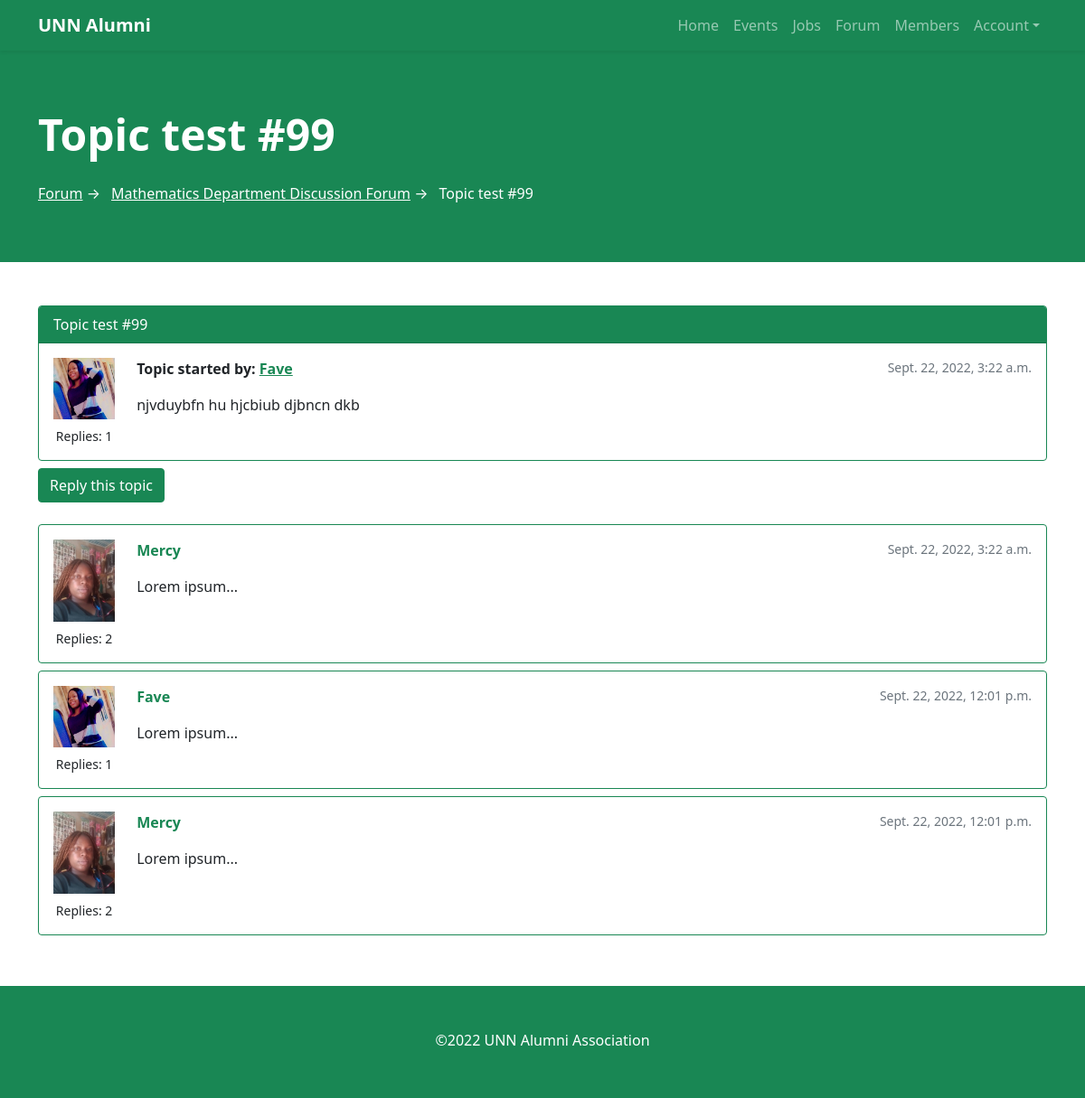
The page /forum/board/1/topics/101/ (signed in) on the database as committed earlier.
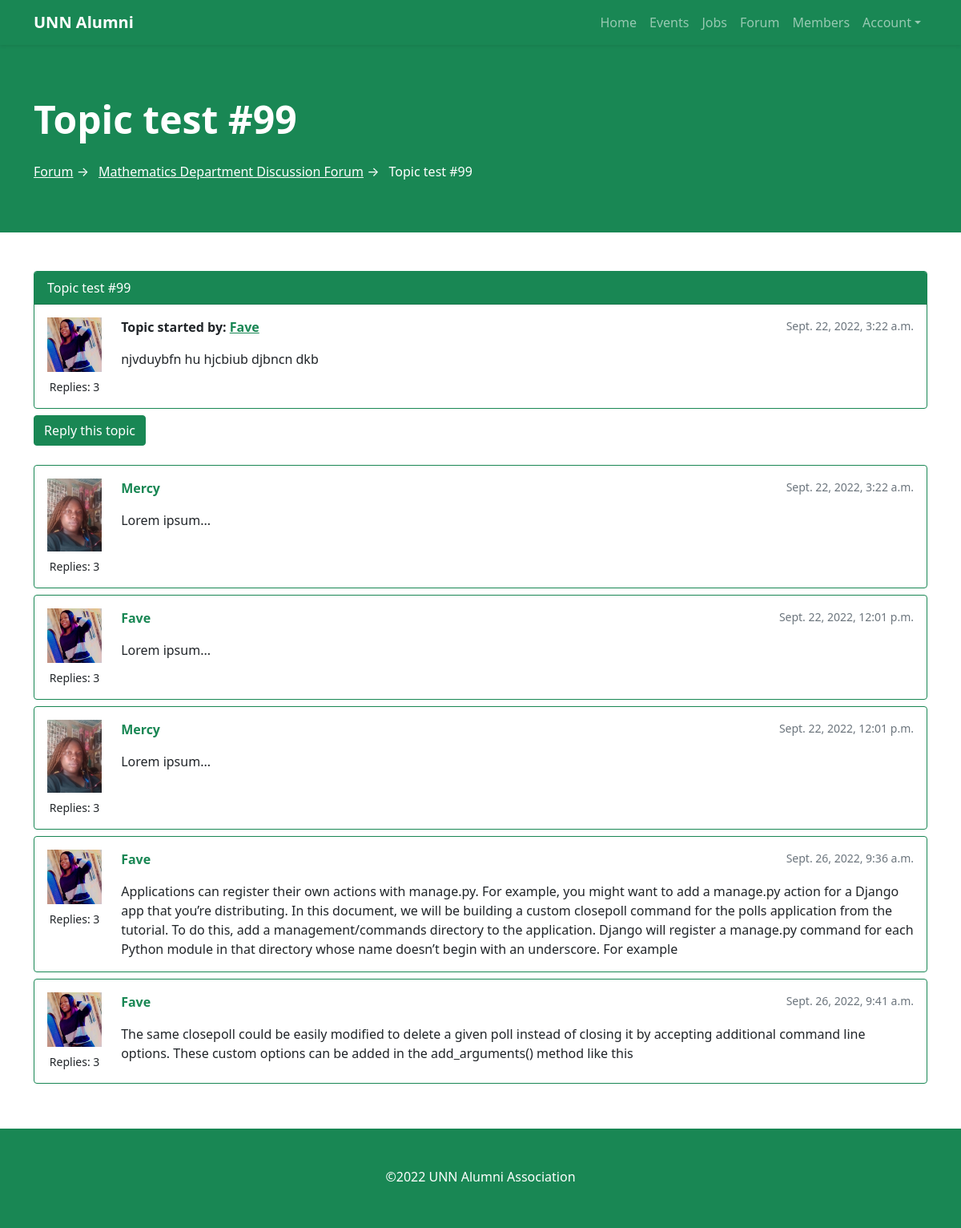
The same page on the database as committed later.
### forum/models.py (models this page shows, shortened)
class Topic(models.Model):
    title = models.CharField(max_length=255)
    body = models.TextField(max_length=4000)
    board = models.ForeignKey(
        Board, related_name='topics', on_delete=models.CASCADE)
    author = models.ForeignKey(
        User, related_name='topics', on_delete=models.CASCADE)
    views = models.PositiveIntegerField(default=0)
    created = models.DateTimeField(auto_now_add=True)
    updated = models.DateTimeField(auto_now=True)

class Board(models.Model):
    name = models.CharField(max_length=50, unique=True)
    slug = models.SlugField(max_length=50, unique=True)
    description = models.CharField(max_length=100)
    views = models.PositiveIntegerField(default=0)

class Reply(models.Model):
    body = models.TextField(max_length=4000)
    topic = models.ForeignKey(
        Topic, related_name='replies', on_delete=models.CASCADE)
    created_by = models.ForeignKey(
        User, related_name='replies', on_delete=models.CASCADE)
    updated_by = models.ForeignKey(
        User, null=True, related_name='+', on_delete=models.CASCADE)
    created = models.DateTimeField(auto_now_add=True)
    updated = models.DateTimeField(null=True)

### accounts/models.py (models this page shows, shortened)
class Profile(models.Model):
    YEAR_RANGE = (
        ('2010-2011', '2010-2011'),
        ('2011-2012', '2011-2012'),
        ('2012-2013', '2012-2013'),
        ('2013-2014', '2013-2014'),
        ('2014-2015', '2014-2015'),
        ('2015-2016', '2015-2016'),
        ('2016-2017', '2016-2017'),
        ('2017-2018', '2017-2018'),
        ('2018-2019', '2018-2019'),
        ('2019-2020', '2019-2020'),
        ('2020-2021', '2020-2021'),
        ('2021-2022', '2021-2022'),
    )
    MALE = 'M'
    FEMALE = 'F'
    GENDER_CHOICES = (
        (MALE, 'Male'),
        (FEMALE, 'Female'),
    )
    user = models.OneToOneField(settings.AUTH_USER_MODEL, on_delete=models.CASCADE)
    fullname = models.CharField(max_length=150)
    date_of_birth = models.DateField()
    phonenumber = models.CharField(max_length=18)
    gender = models.CharField(max_length=1, choices=GENDER_CHOICES)
    about = models.TextField()
    passport = models.ImageField(upload_to='passports')
    department = models.ForeignKey(Department, on_delete=models.CASCADE)
    faculty = models.ForeignKey(Faculty, on_delete=models.CASCADE)
    location = models.CharField(max_length=100, blank=True)
    nationality = models.CharField(max_length=100, blank=True)
    year_of_admission = models.CharField(max_length=10, choices=YEAR_RANGE)
    year_of_graduation = models.CharField(max_length=10, choices=YEAR_RANGE)
    post_held = models.CharField(max_length=150, blank=True)
    project_topic = models.CharField(max_length=250, blank=True)
    memorable_moment = models.TextField(blank=True)
    class Meta:
        ordering = ['fullname']

### forum/views.py (the view)
@login_required
def topic(request, pk, topic_pk):
    topic = get_object_or_404(Topic, board__pk=pk, pk=topic_pk)
    replies = topic.replies.order_by('created')
    replies = mk_paginator(request, replies, 20)
    session_key = 'viewed_topic_{}'.format(topic.pk)
    if not request.session.get(session_key, False):
        topic.views += 1
        topic.save()
        request.session[session_key] = True
    template = 'topic.html'
    context = {
        'topic': topic,
        'replies': replies,
    }
    return render(request, template, context)

### forum/views.py (called while the page is built)
def mk_paginator(request, items, num_items):
    paginator = Paginator(items, num_items)
    page = request.GET.get('page', 1)
    try:
        items = paginator.page(page)
    except PageNotAnInteger:
        items = paginator.page(1)
    except EmptyPage:
        items = paginator.page(paginator.num_pages)
    return items

### templates/topic.html (shortened to what this page needs)
{% extends 'base.html' %}
{% block content %}
<header class="bg-success py-5">
    <div class="container">
        <div class="row">
            <div class="col-lg-12">
                <div class="my-3 text-start text-white">
                    <h1 class="display-5 fw-bolder">{{ topic.title }}</h1>
                    <ul class="mt-4 list-inline">
                        <li class="list-inline-item"><a href="{% url 'forum' %}" class="text-white">Forum</a> &rarr; </li>
                        <li class="list-inline-item"><a href="{% url 'board' topic.board.slug %}" class="text-white">{{ topic.board.name }}</a> &rarr; </li>
                        <li class="list-inline-item">{{ topic.title }}</li>
                    </ul>
                </div>
            </div>
        </div>
    </div>
</header>
<section class="py-5">
    <div class="container">
        <div class="row">
            <div class="col-12">
                <div class="card mb-2 border-success">
                    <div class="card-header text-white bg-success py-2 px-3">{{ topic.title }}</div>
                    <div class="card-body p-3">
                        <div class="row">
                            <div class="col-1">
                                <img src="{{ topic.author.profile.passport.url }}" width="200px" height="200px"
                                    alt="{{ topic.author.username }}" class="img-fluid mb-2">
                                <small class="d-block text-center">Replies: {{ topic.author.replies.count }}</small>
                            </div>
                            <div class="col-11">
                                <div class="d-flex justify-content-between mb-3">
                                    <div class="fw-bold">Topic started by: <a href="{{ topic.author.get_absolute_url }}" class="text-success">{{ topic.author.username|title }}</a></div>
                                    <small class="text-muted">{{ topic.created }}</small>
                                </div>
                                {{ topic.body }}
                            </div>
                        </div>
                    </div>
                </div>
                <div class="mb-4">
                    <a href="{% url 'reply_topic' topic.board.pk topic.pk %}" class="btn btn-success" role="button">Reply this topic</a>
                </div>
                {% for reply in replies %}
                <div id="{{ reply.pk }}" class="card mb-2 border-success">
                    <div class="card-body p-3">
                        <div class="row">
                            <div class="col-1">
                                <img src="{{ reply.created_by.profile.passport.url }}" width="200px" height="200px" alt="{{ reply.created_by.username }}" class="img-fluid mb-2">
                                <small class="d-block text-center">Replies: {{ reply.created_by.replies.count }}</small>
                            </div>
                            <div class="col-11">
                                <div class="d-flex justify-content-between mb-3">
                                    <div class="fw-bold"><a href="{{ reply.created_by.get_absolute_url }}" class="text-success text-decoration-none">{{ reply.created_by.username|title }}</a></div>
                                    <small class="text-muted">{{ reply.created }}</small>
                                </div>
                                {{ reply.body }}
                            </div>
                        </div>
                    </div>
                </div>
                {% endfor %}
            </div>
        </div>
    </div>
</section>
{% endblock %}

### templates/base.html (shortened to what this page needs)
{% load static %}
<!DOCTYPE html>
<html lang="en">
<head>
    <link rel="stylesheet" href="{% static 'styles/fontawesome.min.css' %}" />
    <link rel="stylesheet" href="{% static 'styles/bootstrap.css' %}" />
</head>
<body class="d-flex flex-column min-vh-100">
    <header>
        <div class="navbar navbar-expand-lg navbar-dark bg-success shadow-sm">
            <div class="container">
                <a href="{% url 'home' %}" class="navbar-brand d-flex align-items-center">
                    <strong>UNN Alumni</strong>
                </a>
                <div class="collapse navbar-collapse" id="navbarToggler">
                    <ul class="navbar-nav ms-auto mb-2 mb-md-0">
                        <li class="nav-item">
                            <a class="nav-link {% url 'home' as home_url %}{% if request.get_full_path == home_url %}active{% endif %}"
                                href="{% url 'home' %}">Home</a>
                        </li>
                        {% if request.user.is_authenticated %}
                        <li class="nav-item">
                            <a class="nav-link {% url 'events' as events_url %}{% if request.get_full_path == events_url %}active{% endif %}"
                                href="{% url 'events' %}">Events</a>
                        </li>
                        <li class="nav-item">
                            <a class="nav-link {% url 'jobs' as jobs_url %}{% if request.get_full_path == jobs_url %}active{% endif %}"
                                href="{% url 'jobs' %}">Jobs</a>
                        </li>
                        <li class="nav-item">
                            <a class="nav-link {% url 'forum' as forum_url %}{% if request.get_full_path == forum_url %}active{% endif %}"
                                href="{% url 'forum' %}">Forum</a>
                        </li>
                        <li class="nav-item">
                            <a class="nav-link {% url 'members' as members_url %}{% if request.get_full_path == members_url %}active{% endif %}"
                                href="{% url 'members' %}">Members</a>
                        </li>
                        {% endif %}
                        <li class="nav-item dropdown">
                            <a class="nav-link dropdown-toggle" id="navbarDropdown" href="#" role="button"
                                data-bs-toggle="dropdown" aria-expanded="false">Account</a>
                        </li>
                    </ul>
                </div>
            </div>
        </div>
    </header>
    <main>
        {% block content %} {% endblock content %}
    </main>
    <footer class="text-white text-center py-5 mt-auto bg-success">
        <div class="container">
            <p class="mb-1">&copy;{% now "Y" %} UNN Alumni Association</p>
        </div>
    </footer>
</body>
</html>

Rows that differ between the two databases and show on the page:
changed Topic "Topic test #99": author.replies.count "1" → "3"
computed for Reply "Sept. 22, 2022, 3:22 a.m.": created_by.replies.count "2" → "3"
computed for Reply (number 2 of 5 on the later page): created_by.replies.count "1" → "3"
computed for Reply (number 3 of 5 on the later page): created_by.replies.count "2" → "3"
added Reply: created_by.profile.passport (picture), created_by.replies.count "3", created_by.username "Fave", created "Sept. 26, 2022, 9:36 a.m.", body "Applications can register their own actions with manage.py. For example, you might want to add a manage.py action for a Django app that you’re distributing. In this document, we will be building a custom closepoll command for the polls application from the tutorial. To do this, add a management/commands directory to the application. Django will register a manage.py command for each Python module in that directory whose name doesn’t begin with an underscore. For example"
added Reply: created_by.profile.passport (picture), created_by.replies.count "3", created_by.username "Fave", created "Sept. 26, 2022, 9:41 a.m.", body "The same closepoll could be easily modified to delete a given poll instead of closing it by accepting additional command line options. These custom options can be added in the add_arguments() method like this"
